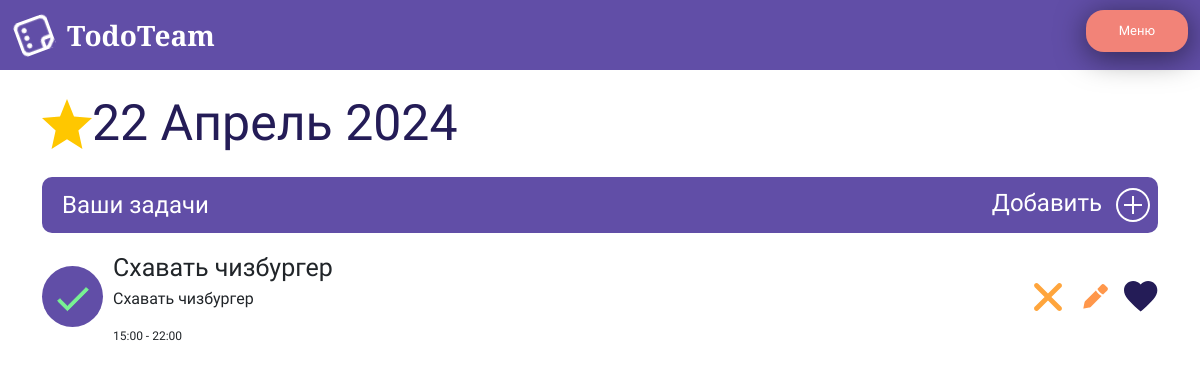
Page /user/personalArea (signed in) on the earlier database version.
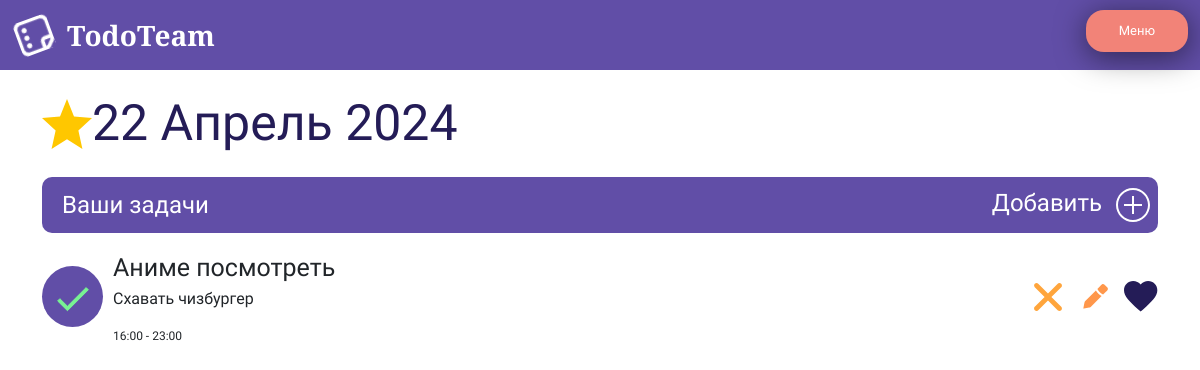
Same page on the later database version.
### task/models.py (models this page shows, shortened)
class Task(models.Model):
    title_task = models.CharField(max_length=100)
    description_task = models.TextField()
    date_task = models.DateField()
    task_time_start = models.TimeField()
    task_time_end = models.TimeField()
    created_at = models.DateTimeField(auto_now_add=True)
    updated_at = models.DateTimeField(auto_now=True)
    status = models.ForeignKey('TaskStatus', on_delete=models.CASCADE, null=True, blank=True)
    command = models.ForeignKey(Command, on_delete=models.CASCADE, null=True, blank=True)
    user_take = models.ForeignKey(User, on_delete=models.SET_NULL, null=True, blank=True, related_name='tasks_taken')
    class Meta:
        verbose_name_plural = "Задачи"
        verbose_name = "Задача"

### user/views.py (the view, shortened to what this page needs)
# urls.py: path('personalArea', views.personalArea, name='personal_area'),
def personalArea(request):
    if request.user.is_authenticated:
        user_id = request.user.id
        if CommandUser.objects.filter(user_id=user_id).exists():
            command_user = CommandUser.objects.get(user_id=user_id)
            command = command_user.command
            team_name = command.name_command
            q = request.GET.get('q')
            if q:
                tasks = Task.objects.filter(Q(title_task__startswith=q) | Q(description_task__startswith=q),
                                            command=command).order_by('-created_at')
            else:
                tasks = Task.objects.filter(command=command).order_by('-created_at')
            user_is_leader = command_user.is_leader
            team_members = CommandUser.objects.filter(command=command).values_list('user_id', flat=True)
            team_members = User.objects.filter(id__in=team_members)
            favorite_tasks = FavoriteModel.objects.filter(user=request.user)
            for task in tasks:
                if task in favorite_tasks:
                    task.is_favorite = True
                else:
                    task.is_favorite = False
        else:
            tasks = []
            team_name = None
            user_is_leader = False
            team_members = []
        current_date = datetime.now()
        context = {
            'user_is_leader': user_is_leader,
            'tasks': tasks,
            'current_date': current_date,
            'team_name': team_name,
            'team_members': team_members,
        }
        return render(request, 'user/personalArea.html', context)
    else:
        return redirect('sign_in')

### user/templates/user/personalArea.html (shortened to what this page needs)
{% extends 'user/aside.html' %}
{% load static %}
{% block content %}
<div class="container">
    <div class="d-flex flex-column ">
        <div class="d-flex align-items-center my-3">
            <img src="{% static 'main/image/Vector_Star.svg'%}" width="50px" height="50px" alt="значок">
            <p class="Title_work">{{ current_date|date:"d F Y" }}</p>
        </div>
        <div class="d-flex justify-content-between align-items-center die">
            <p>Ваши задачи</p>
            {% if user_is_leader %}
            <a href="{% url 'add_task' %}" class="text-white" style="text-decoration: none">
                Добавить
                <img src="{% static 'main/image/ei_plus.svg'%}" alt="Добавить">
            </a>
            {% endif %}
        </div>
        {% for task in tasks %}
        <div class="list mb-3 row my-3">
            <div class="d-flex align-items-center justify-content-between">
                <div class="d-flex align-items-center">
                    {% if task.status_id == 1 %}
                    <a href="{% url 'status' task.id %}" class="button_1">
                        <img src="{% static 'main/image/wait.svg'%}" alt="mark_sign">
                    </a>
                    {% elif task.status_id == 2 %}
                    <a href="{% url 'status' task.id %}" class="button_1">
                        <img src="{% static 'main/image/Subtract.svg'%}" alt="mark_sign">
                    </a>
                    {% elif task.status_id == 3 %}
                    <div class="button_1">
                        <img src="{% static 'main/image/flat-color-icons_checkmark.svg'%}" alt="mark_sign">
                    </div>
                    {% else %}
                    <div class="button_1">
                        <img src="{% static 'main/image/maki_cross.svg'%}" alt="mark_sign">
                    </div>
                    {% endif %}
                    <div class="d-flex flex-column">
                        <p style="font-size: 25px; margin-bottom: 0px;">{{ task.title_task }}</p>
                        <p class="fw-light">{{ task.description_task }}</p>
                        <p class="m-0" style="font-size: 12px;">{{ task.task_time_start }} - {{ task.task_time_end }}</p>
                    </div>
                </div>
                <div class="d-flex align-items-center gap-3">
                    {% if user_is_leader %}
                    <a href="{% url 'deleteTask' task.id %}">
                        <img src="{% static 'main/image/maki_cross.svg'%}" alt="close">
                    </a>
                    <a href="{% url 'updateTask' task.id %}">
                        <img src="{% static 'main/image/Subtract.svg'%}" alt="close">
                    </a>
                    {% endif %}
                    {% with task.is_favorite|default:False as is_favorite %}
                    {% if is_favorite %}
                    <a href="{% url 'favorite' task.id %}">
                        <img src="{% static 'main/image/heart.svg'%}" alt="favorite">
                    </a>
                    {% else %}
                    <a href="{% url 'favorite' task.id %}">
                        <img src="{% static 'main/image/love.svg'%}" alt="favorite">
                    </a>
                    {% endif %}
                    {% endwith %}
                </div>
            </div>
        </div>
        {% empty %}
        <div class="list mb-3 row my-3">
            <h3>Задач на сегодня нет</h3>
        </div>
        {% endfor %}
    </div>
</div>
{% endblock %}

### user/templates/user/aside.html (shortened to what this page needs)
{% load static %}
<!DOCTYPE html>
<html lang="ru">
<head>
    <link href="https://cdn.jsdelivr.net/npm/bootstrap@5.3.3/dist/css/bootstrap.min.css" rel="stylesheet"
>
    <link href="{% static 'main/style/style.css' %}" rel="stylesheet">
</head>
<body>
<div style="background-color: #614EA7;">
    <div class="container-fluid">
        <header class="d-flex flex-wrap flex-md-row align-items-center justify-content-center justify-content-md-between py-1">
            <div class="col-md-3 mb-2 mb-md-0">
                <a href="{% url 'personal_area' %}" class="logo_block text-white text-decoration-none">
                    <img src="{% static 'main/image/logo.svg' %}" alt="лого">
                    <p class="logo-text fs-3" style="margin: 0; padding: 10px">TodoTeam</p>
                </a>
            </div>
            <div class="col-auto text-end ms-auto my-2 mt-md-0">
                <button class="btn auth_button" type="button" data-bs-toggle="offcanvas"
                        data-bs-target="#offcanvasExample" aria-controls="offcanvasExample">
                    Меню
                </button>
            </div>
        </header>
    </div>
</div>
{% block content %}
{% endblock %}
</body>
</html>

### main/static/main/style/style.css (style rules this page uses)
* { margin: 0; padding: 0; }
body { font-family: "Dela Gothic One", sans-serif; font-weight: 400; font-style: normal; }
header { font-family: "Dela Gothic One", sans-serif; font-weight: 400; font-style: normal; }
.logo_block { display: flex; align-items: center; }
.logo-text { padding-top: 15px; font-family: "Arvo", serif; font-weight: 700; font-style: normal; }
.auth_button { background-color: #F28378; color: #FFFFFF; font-size: 13px; padding: 10px 32px; border-radius: 18px; box-shadow: 1px 5px 30px 1px rgba(0, 0, 0, 0.5); }
.Title_work { margin: 0; font-size: 50px; color: #241C57; }
.die { background-color: #614EA7; border-radius: 10px; color: #FFFFFF; font-size: 24px; max-width: 1295px; }
.die p { margin: 10px 20px; }
.button_1 { background-color: #614EA7; border-radius: 50%; border: none; width: 61px; height: 61px; padding: 10px; margin-right: 10px; display: flex; justify-content: center; align-items: center; }
.list { max-width: 1280px }

Differences in the rows shown:
changed Task "Схавать чизбургер": title_task "Схавать чизбургер" → "Аниме посмотреть"; task_time_start "15:00" → "16:00"; task_time_end "22:00" → "23:00"
